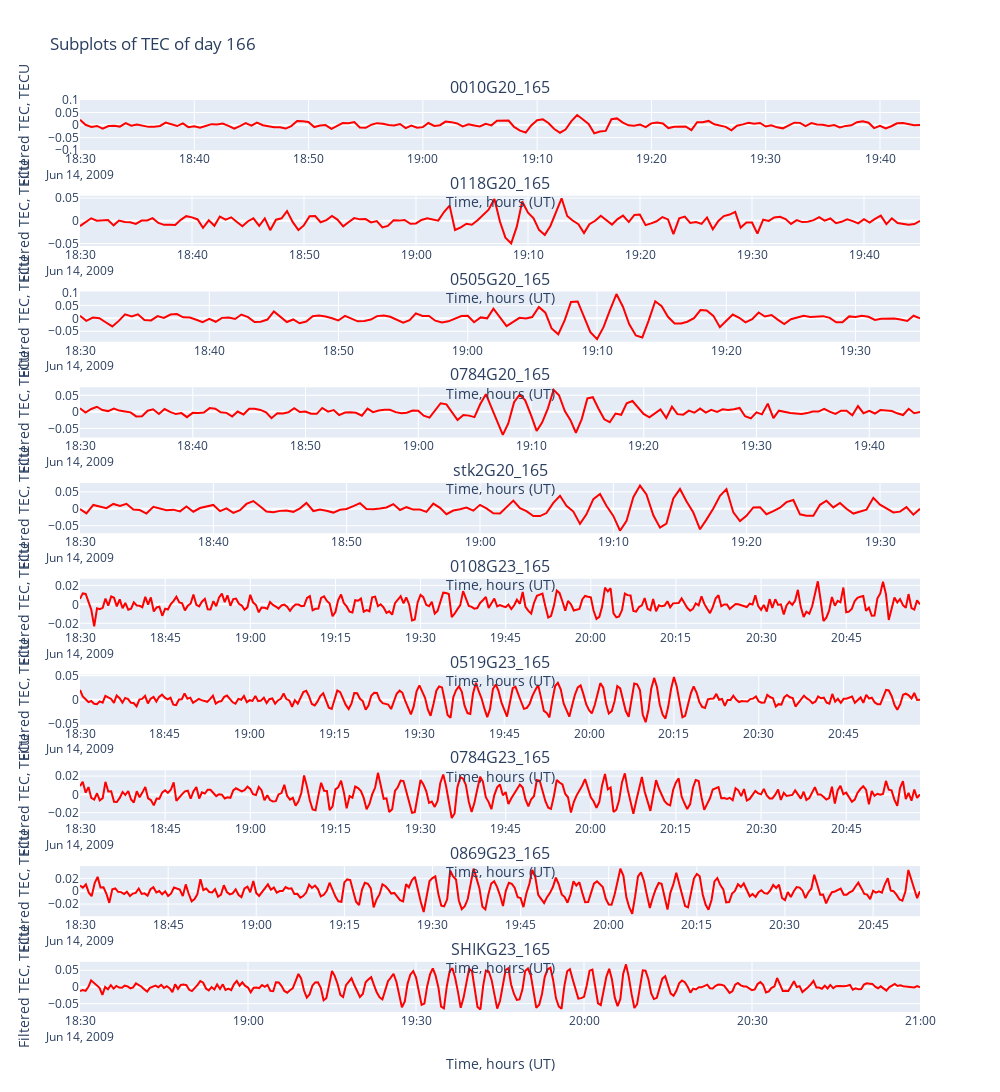

Source (notebook cell):
### Markdown cell above
### 3. Отрисовка графиков для каждого датафрейма

### Code cell
from plotly.subplots import make_subplots

width = 1000
height = 350

titles = (
    df['name'] for df in dataframes
)

fig = make_subplots(
    rows=len(dataframes), cols=1,
    subplot_titles=tuple(titles)
)

for i, df in enumerate(dataframes, 1):
    df = df['data']
    
    df = df[
        (df["timestamp"] >= ts) & (df["timestamp"] <= te)
    ]

    fig.append_trace(go.Scatter(
        x=df['timestamp'],
        y=df['value'],
        marker=dict(color='red')
    ), row=i, col=1)
     
#     fig.append_trace(go.Scatter(
#         x=df['data']['timestamp'],
#         y=df['data']['value'],
#         mode='markers',
#         marker=dict(color='blue'),
#     ), row=i, col=1)
    
    fig.update_xaxes(
        title_text="Time, hours (UT)",
        row=i, col=1
    )
    fig.update_yaxes(
        title_text="Filtered TEC, TECU",
        row=i, col=1
    )

fig.update_layout(yaxis_range=[-0.1,0.1])

fig.update_yaxes(
    scaleanchor = "x",
    scaleratio = 2
  )

fig.update_layout(height=height*len(dataframes),
                  width=width,
                  title_text="Subplots of TEC of day 166")

fig.update_layout(showlegend=False)
fig.show()

### Figure 1 — Plotly figure (JSON) as saved in the notebook; plotly's stock layout.template omitted (floating-point values rounded to 4 significant figures; data arrays with more than 128 entries replaced by an {"elided": "..."} marker saying what was removed)
{"data": [{"marker": {"color": "red"}, "type": "scatter", "x": {"elided": "148 str values"}, "xaxis": "x", "y": {"elided": "148 float values"}, "yaxis": "y"}, {"marker": {"color": "red"}, "type": "scatter", "x": {"elided": "151 str values"}, "xaxis": "x2", "y": {"elided": "151 float values"}, "yaxis": "y2"}, {"marker": {"color": "red"}, "type": "scatter", "x": {"elided": "131 str values"}, "xaxis": "x3", "y": {"elided": "131 float values"}, "yaxis": "y3"}, {"marker": {"color": "red"}, "type": "scatter", "x": {"elided": "150 str values"}, "xaxis": "x4", "y": {"elided": "150 float values"}, "yaxis": "y4"}, {"marker": {"color": "red"}, "type": "scatter", "x": ["2009-06-14T18:30:00", "2009-06-14T18:30:29", "2009-06-14T18:31:00", "2009-06-14T18:31:30", "2009-06-14T18:31:59", "2009-06-14T18:32:30", "2009-06-14T18:33:00", "2009-06-14T18:33:29", "2009-06-14T18:34:00", "2009-06-14T18:34:29", "2009-06-14T18:34:59", "2009-06-14T18:35:30", "2009-06-14T18:36:00", "2009-06-14T18:36:29", "2009-06-14T18:37:00", "2009-06-14T18:37:30", "2009-06-14T18:37:59", "2009-06-14T18:38:30", "2009-06-14T18:39:00", "2009-06-14T18:39:29", "2009-06-14T18:40:00", "2009-06-14T18:40:30", "2009-06-14T18:40:59", "2009-06-14T18:41:30", "2009-06-14T18:42:00", "2009-06-14T18:42:29", "2009-06-14T18:43:00", "2009-06-14T18:43:30", "2009-06-14T18:43:59", "2009-06-14T18:44:30", "2009-06-14T18:45:00", "2009-06-14T18:45:29", "2009-06-14T18:46:00", "2009-06-14T18:46:30", "2009-06-14T18:46:59", "2009-06-14T18:47:30", "2009-06-14T18:48:00", "2009-06-14T18:48:29", "2009-06-14T18:49:00", "2009-06-14T18:49:30", "2009-06-14T18:49:59", "2009-06-14T18:50:30", "2009-06-14T18:51:00", "2009-06-14T18:51:29", "2009-06-14T18:52:00", "2009-06-14T18:52:30", "2009-06-14T18:52:59", "2009-06-14T18:53:30", "2009-06-14T18:54:00", "2009-06-14T18:54:29", "2009-06-14T18:55:00", "2009-06-14T18:55:30", "2009-06-14T18:55:59", "2009-06-14T18:56:30", "2009-06-14T18:57:00", "2009-06-14T18:57:29", "2009-06-14T18:58:00", "2009-06-14T18:58:30", "2009-06-14T18:58:59", "2009-06-14T18:59:30", "2009-06-14T19:00:00", "2009-06-14T19:00:29", "2009-06-14T19:01:00", "2009-06-14T19:01:30", "2009-06-14T19:01:59", "2009-06-14T19:02:30", "2009-06-14T19:03:00", "2009-06-14T19:03:29", "2009-06-14T19:04:00", "2009-06-14T19:04:30", "2009-06-14T19:04:59", "2009-06-14T19:05:30", "2009-06-14T19:06:00", "2009-06-14T19:06:29", "2009-06-14T19:07:00", "2009-06-14T19:07:30", "2009-06-14T19:07:59", "2009-06-14T19:08:30", "2009-06-14T19:09:00", "2009-06-14T19:09:29", "2009-06-14T19:10:00", "2009-06-14T19:10:30", "2009-06-14T19:10:59", "2009-06-14T19:11:30", "2009-06-14T19:12:00", "2009-06-14T19:12:29", "2009-06-14T19:13:00", "2009-06-14T19:13:30", "2009-06-14T19:13:59", "2009-06-14T19:14:30", "2009-06-14T19:15:00", "2009-06-14T19:15:29", "2009-06-14T19:16:00", "2009-06-14T19:16:30", "2009-06-14T19:16:59", "2009-06-14T19:17:30", "2009-06-14T19:18:00", "2009-06-14T19:18:29", "2009-06-14T19:19:00", "2009-06-14T19:19:30", "2009-06-14T19:19:59", "2009-06-14T19:20:30", "2009-06-14T19:21:00", "2009-06-14T19:21:29", "2009-06-14T19:22:00", "2009-06-14T19:22:30", "2009-06-14T19:22:59", "2009-06-14T19:23:30", "2009-06-14T19:24:00", "2009-06-14T19:24:29", "2009-06-14T19:25:00", "2009-06-14T19:25:30", "2009-06-14T19:25:59", "2009-06-14T19:26:30", "2009-06-14T19:27:00", "2009-06-14T19:27:29", "2009-06-14T19:28:00", "2009-06-14T19:28:30", "2009-06-14T19:28:59", "2009-06-14T19:29:30", "2009-06-14T19:30:00", "2009-06-14T19:30:29", "2009-06-14T19:31:00", "2009-06-14T19:31:30", "2009-06-14T19:31:59", "2009-06-14T19:32:30", "2009-06-14T19:33:00"], "xaxis": "x5", "y": [-0.00055, -0.01356, 0.01153, 0.00769, 0.00188, 0.01446, 0.00862, 0.01482, -0.00197, -0.00368, -0.01385, 0.00574, 0.00153, -0.00435, -0.00239, -0.00761, 0.0067, -0.00856, 0.00243, 0.00691, 0.01146, -0.00687, 0.0012, -0.01217, -0.00382, 0.01457, 0.02293, 0.00754, -0.00792, -0.01036, -0.00599, -0.00471, -0.00884, 0.0015, 0.01759, -0.00646, -0.00171, -0.00566, -0.01105, -0.00268, -0.00034, 0.00792, 0.01677, -0.00041, -0.0013, 0.00088, 0.0042, 0.01403, -0.00335, 0.00488, -0.00221, -0.00197, -0.00885, 0.01556, 0.00294, -0.01584, -0.00512, -0.00108, 0.00404, -0.00532, 0.01183, 0.00131, -0.01314, -0.01345, 0.0042, 0.02422, 0.00217, -0.0068, -0.02114, -0.02152, -0.01244, 0.0178, 0.03849, 0.00921, -0.00817, -0.04449, -0.01638, 0.02876, 0.04386, 0.00895, -0.02083, -0.06459, -0.03645, 0.03423, 0.06884, 0.04253, -0.01907, -0.05565, -0.0437, 0.03044, 0.05885, 0.02222, -0.01103, -0.06038, -0.03193, 0.00127, 0.03858, 0.05821, -0.01056, -0.03606, -0.02078, 0.00408, 0.00493, -0.01605, -0.00685, 0.00324, 0.01983, 0.02607, -0.01616, -0.02064, -0.0207, 0.01187, 0.02418, 0.0043, 0.01733, 0.00041, -0.01396, -0.00844, -0.00265, 0.03266, 0.01255, 0.00108, -0.01057, -0.00828, 0.0049, -0.01735, 0], "yaxis": "y5"}, {"marker": {"color": "red"}, "type": "scatter", "x": {"elided": "297 str values"}, "xaxis": "x6", "y": {"elided": "297 float values"}, "yaxis": "y6"}, {"marker": {"color": "red"}, "type": "scatter", "x": {"elided": "298 str values"}, "xaxis": "x7", "y": {"elided": "298 float values"}, "yaxis": "y7"}, {"marker": {"color": "red"}, "type": "scatter", "x": {"elided": "297 str values"}, "xaxis": "x8", "y": {"elided": "297 float values"}, "yaxis": "y8"}, {"marker": {"color": "red"}, "type": "scatter", "x": {"elided": "287 str values"}, "xaxis": "x9", "y": {"elided": "287 float values"}, "yaxis": "y9"}, {"marker": {"color": "red"}, "type": "scatter", "x": {"elided": "301 str values"}, "xaxis": "x10", "y": {"elided": "301 float values"}, "yaxis": "y10"}], "layout": {"annotations": [{"font": {"size": 16}, "showarrow": false, "text": "0010G20_165", "x": 0.5, "xanchor": "center", "xref": "paper", "y": 1, "yanchor": "bottom", "yref": "paper"}, {"font": {"size": 16}, "showarrow": false, "text": "0118G20_165", "x": 0.5, "xanchor": "center", "xref": "paper", "y": 0.895, "yanchor": "bottom", "yref": "paper"}, {"font": {"size": 16}, "showarrow": false, "text": "0505G20_165", "x": 0.5, "xanchor": "center", "xref": "paper", "y": 0.79, "yanchor": "bottom", "yref": "paper"}, {"font": {"size": 16}, "showarrow": false, "text": "0784G20_165", "x": 0.5, "xanchor": "center", "xref": "paper", "y": 0.685, "yanchor": "bottom", "yref": "paper"}, {"font": {"size": 16}, "showarrow": false, "text": "stk2G20_165", "x": 0.5, "xanchor": "center", "xref": "paper", "y": 0.58, "yanchor": "bottom", "yref": "paper"}, {"font": {"size": 16}, "showarrow": false, "text": "0108G23_165", "x": 0.5, "xanchor": "center", "xref": "paper", "y": 0.475, "yanchor": "bottom", "yref": "paper"}, {"font": {"size": 16}, "showarrow": false, "text": "0519G23_165", "x": 0.5, "xanchor": "center", "xref": "paper", "y": 0.37, "yanchor": "bottom", "yref": "paper"}, {"font": {"size": 16}, "showarrow": false, "text": "0784G23_165", "x": 0.5, "xanchor": "center", "xref": "paper", "y": 0.265, "yanchor": "bottom", "yref": "paper"}, {"font": {"size": 16}, "showarrow": false, "text": "0869G23_165", "x": 0.5, "xanchor": "center", "xref": "paper", "y": 0.16, "yanchor": "bottom", "yref": "paper"}, {"font": {"size": 16}, "showarrow": false, "text": "SHIKG23_165", "x": 0.5, "xanchor": "center", "xref": "paper", "y": 0.055, "yanchor": "bottom", "yref": "paper"}], "height": 3500, "showlegend": false, "title": {"text": "Subplots of TEC of day 166"}, "width": 1000, "xaxis": {"anchor": "y", "domain": [0, 1], "title": {"text": "Time, hours (UT)"}}, "xaxis10": {"anchor": "y10", "domain": [0, 1], "title": {"text": "Time, hours (UT)"}}, "xaxis2": {"anchor": "y2", "domain": [0, 1], "title": {"text": "Time, hours (UT)"}}, "xaxis3": {"anchor": "y3", "domain": [0, 1], "title": {"text": "Time, hours (UT)"}}, "xaxis4": {"anchor": "y4", "domain": [0, 1], "title": {"text": "Time, hours (UT)"}}, "xaxis5": {"anchor": "y5", "domain": [0, 1], "title": {"text": "Time, hours (UT)"}}, "xaxis6": {"anchor": "y6", "domain": [0, 1], "title": {"text": "Time, hours (UT)"}}, "xaxis7": {"anchor": "y7", "domain": [0, 1], "title": {"text": "Time, hours (UT)"}}, "xaxis8": {"anchor": "y8", "domain": [0, 1], "title": {"text": "Time, hours (UT)"}}, "xaxis9": {"anchor": "y9", "domain": [0, 1], "title": {"text": "Time, hours (UT)"}}, "yaxis": {"anchor": "x", "domain": [0.945, 1], "range": [-0.1, 0.1], "scaleanchor": "x", "scaleratio": 2, "title": {"text": "Filtered TEC, TECU"}}, "yaxis10": {"anchor": "x10", "domain": [0, 0.055], "scaleanchor": "x", "scaleratio": 2, "title": {"text": "Filtered TEC, TECU"}}, "yaxis2": {"anchor": "x2", "domain": [0.84, 0.895], "scaleanchor": "x", "scaleratio": 2, "title": {"text": "Filtered TEC, TECU"}}, "yaxis3": {"anchor": "x3", "domain": [0.735, 0.79], "scaleanchor": "x", "scaleratio": 2, "title": {"text": "Filtered TEC, TECU"}}, "yaxis4": {"anchor": "x4", "domain": [0.63, 0.685], "scaleanchor": "x", "scaleratio": 2, "title": {"text": "Filtered TEC, TECU"}}, "yaxis5": {"anchor": "x5", "domain": [0.525, 0.58], "scaleanchor": "x", "scaleratio": 2, "title": {"text": "Filtered TEC, TECU"}}, "yaxis6": {"anchor": "x6", "domain": [0.42, 0.475], "scaleanchor": "x", "scaleratio": 2, "title": {"text": "Filtered TEC, TECU"}}, "yaxis7": {"anchor": "x7", "domain": [0.315, 0.37], "scaleanchor": "x", "scaleratio": 2, "title": {"text": "Filtered TEC, TECU"}}, "yaxis8": {"anchor": "x8", "domain": [0.21, 0.265], "scaleanchor": "x", "scaleratio": 2, "title": {"text": "Filtered TEC, TECU"}}, "yaxis9": {"anchor": "x9", "domain": [0.105, 0.16], "scaleanchor": "x", "scaleratio": 2, "title": {"text": "Filtered TEC, TECU"}}}}
